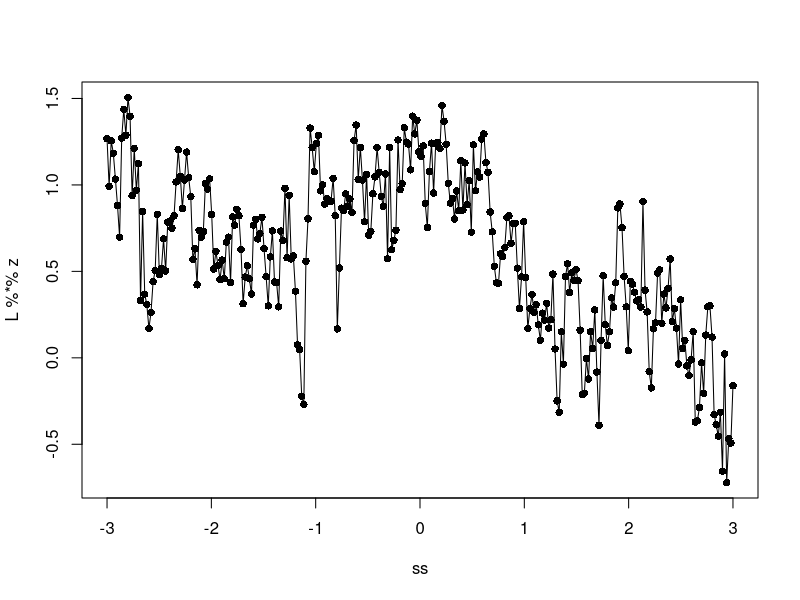
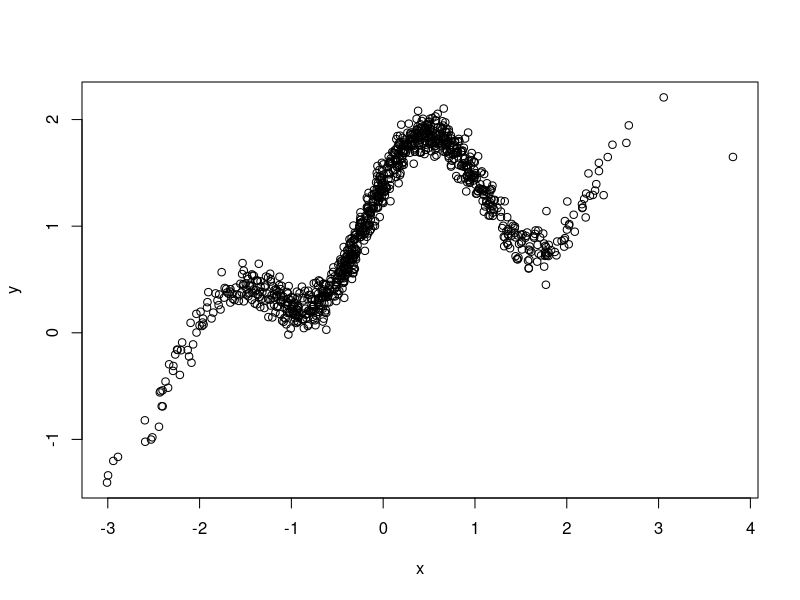
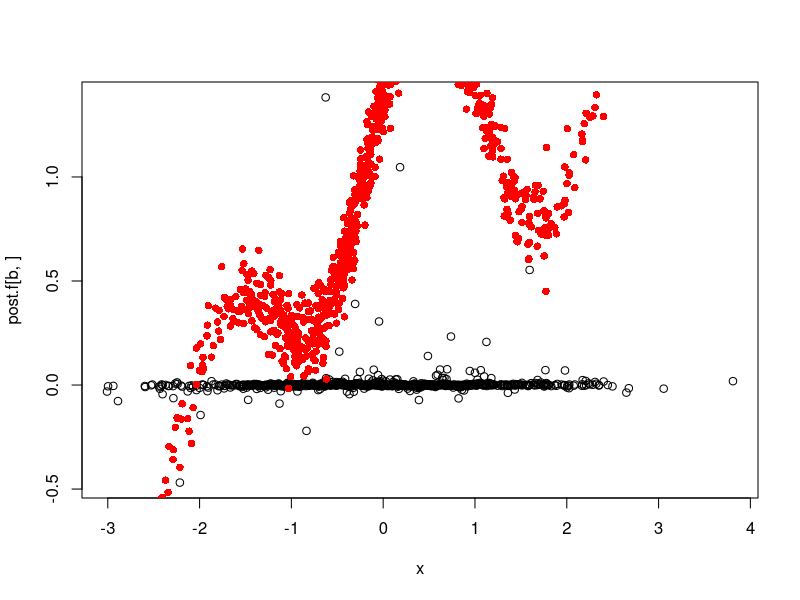
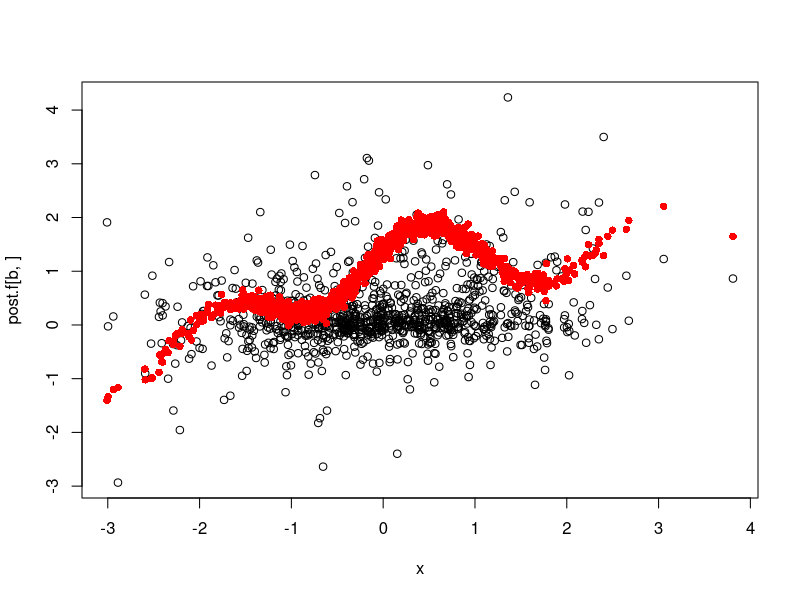
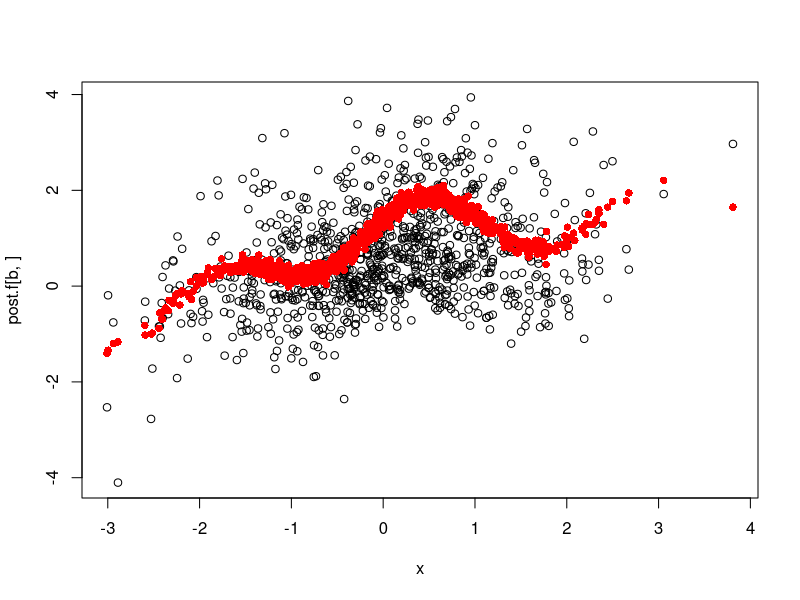
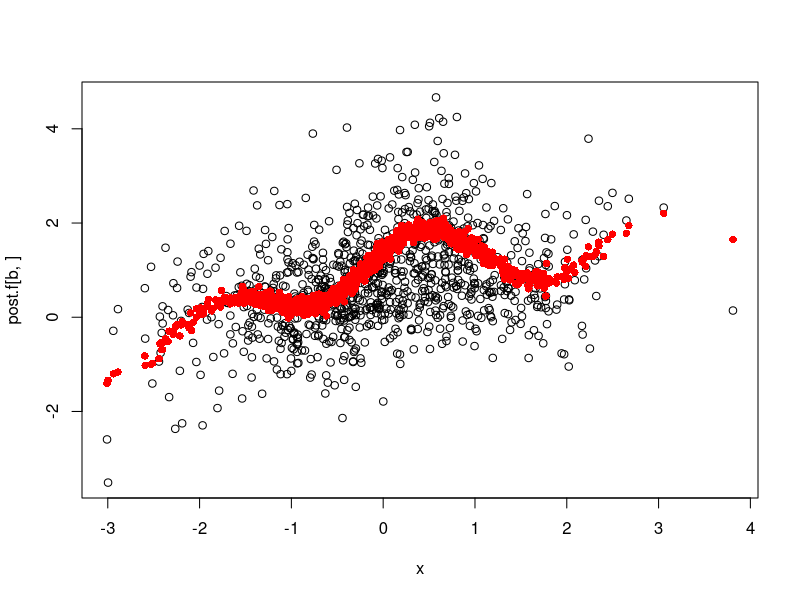
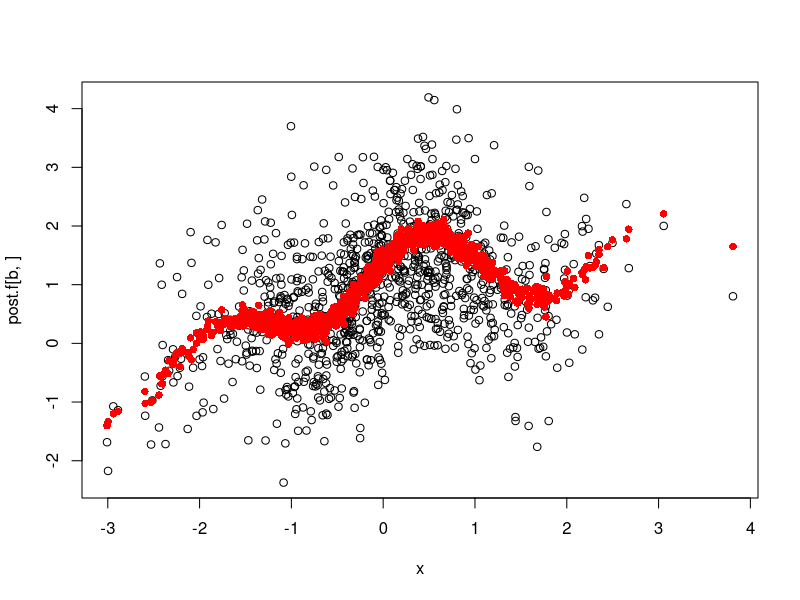
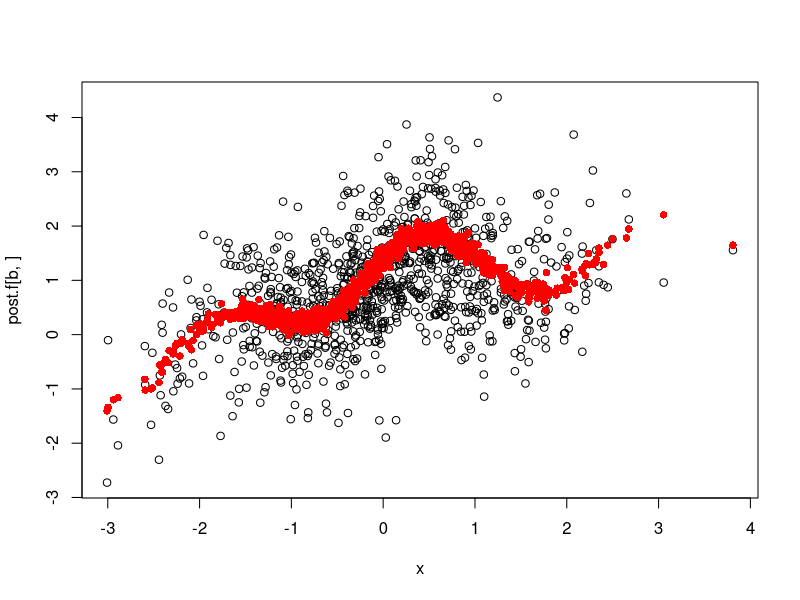

The R script that drew these images, in order: (Note: a time limit stopped this script after it produced the figures.)
### No 1
sig2 = 1/2
phi = 1/2
alpha = 0.5

n = 300
ss = seq(-3, 3, length = n)

sigma = sig2*exp(-phi*abs(as.matrix(dist(ss, diag = TRUE, upper = TRUE)))^alpha)
L = t(chol(sigma))

z = rnorm(n)
plot(ss, L %*% z, pch = 16, type='o')



### No 2
library(MASS)
set.seed(1)
n = 1000
x = rnorm(n)
sig = sqrt(0.01)
y = 0.3 + 0.4*x + 0.5*sin(2.7*x) + 1.1/(1+x^2) + rnorm(n, 0, sig)
plot(x, y)

# GP with exponential correlation function
B = 10000
post.sig2 = double(B)+1
post.tau2 = double(B)+1
post.phi = double(B)+1
accept.phi = double(B)
post.mu = double(B)
post.f = matrix(0, B, n)
Dmat = as.matrix(dist(x, diag = TRUE, upper = TRUE))
H.phi = exp(-post.phi[1]*Dmat)
U.phi = chol(H.phi)
U.inv = backsolve(U.phi, diag(n))
f.phi.post = function(phi, f, mu, U.inv)
    sum(log(diag(U.inv)))-1/2*sum((t(f - mu) %*% U.inv)^2)

for (b in 5:B){

    ll = f.phi.post(post.phi[b-1], post.f[b-1,], post.mu[b-1], U.inv)
    cand.phi = rnorm(1, post.phi[b-1], 0.5)
    if (cand.phi > 0 && cand.phi <= 50){
        cand.H.phi = exp(-cand.phi*Dmat)
        cand.U.phi = chol(cand.H.phi)
        cand.U.inv = backsolve(cand.U.phi, diag(n))
        ll.cand = f.phi.post(cand.phi, post.f[b-1,], post.mu[b-1], cand.U.inv)
        if (log(runif(1)) <= ll.cand - ll){
            post.phi[b] = cand.phi
            accept.phi[b] = 1
            H.phi = cand.H.phi
            U.inv = cand.U.inv
        } else {
            post.phi[b] = post.phi[b-1]
            }
    } else {
        post.phi[b] = post.phi[b-1]
        }

    post.sig2[b] = 1/rgamma(1, 1 + n/2, 1 + 1/2*sum((y - post.f[b-1,])^2))
    post.tau2[b] = 1/rgamma(1, 1 + n/2, 1 + 1/2*sum((t(post.f[b-1,] - post.mu[b-1]) %*% U.inv)^2))

    vm = (1/1^2 + sum(t(U.inv) %*% U.inv) / post.tau2[b])^(-1)
    mm = vm * (0/1^2 + sum(t(U.inv) %*% U.inv %*% post.f[b-1,]) / post.tau2[b])
    post.mu[b] = rnorm(1, mm, sqrt(vm))

    A = solve(diag(n)/post.sig2[b] + t(U.inv) %*% U.inv / post.tau2[b])
    M = A %*% (y /  post.sig2[b] + post.mu[b]/post.tau2[b] * (t(U.inv) %*% U.inv) %*% (double(n)+1))
    post.f[b,] = mvrnorm(1, M, A)

    plot(x, post.f[b,])
    points(x, y, col= 'red', pch = 16)

    }


mean(accept.phi)

pp = apply(post.f, 2, mean)
qq = apply(post.f, 2, quantile, c(0.025, 0.5, 0.975))

plot(x, y, pch = 16, ylim = range(qq))
lines(sort(x), pp[order(x)], col = 'blue', lwd = 3)
lines(sort(x), qq[1, order(x)], col = 'blue', lwd = 1)
lines(sort(x), qq[3, order(x)], col = 'blue', lwd = 1)

dim(t(post.f))
length(post.sig2)

params = cbind(post.sig2, post.tau2, post.phi, post.mu, t(post.f))
out = list("params"=params, "accept.phi" = accept.phi, "x" = x, "y" = y)
save(out, file = "./numb2.RData")



m = 100
z = seq(min(x) + 0.01, max(x) - 0.01, length = m)
